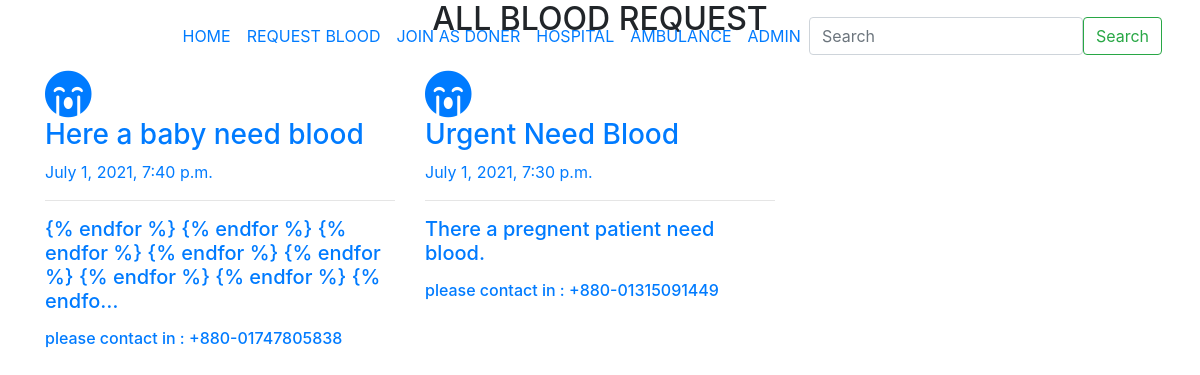
The page /request on the database its author committed.
### blood/models.py (models this page shows, shortened)
class CreatePost(models.Model):
    title = models.CharField( max_length=250)
    group = models.CharField(max_length=50 , choices=groups)
    phone = models.CharField( max_length=50)
    district = models.CharField(max_length=50,choices = districts)
    division = models.CharField(max_length=50,choices = divisions)
    country = models.CharField(max_length=50)
    time = models.DateTimeField(auto_now=True)
    email = models.EmailField(max_length=100)
    body = models.TextField(blank = True,null=True)

### blood/views.py (the view)
# urls.py: path('request',views.all_blood_request_list,name='request'),
def all_blood_request_list(request):
    all = CreatePost.objects.all().order_by('-time')
    return render(request,'blood/all_post.html',{'posts':all})

### templates/blood/all_post.html (shortened to what this page needs)
{% extends 'blood/other.html' %}
{% block content %}
<section class="header-extradiv">
    <div class="container heading text-center text-upper pb-4">
        <h2 class="text-center text-weight-bold text-uppercase">All Blood Request</h2>
    </div>
    <div class="container">
        <div class="row">
            {% for pst in posts %}
            <div class=" extra-div col-lg-4 col-md-4 col-12">
                <a href="#"><i class="fa-3x fas fa-sad-cry"></i> </a>
                <a href="{% url 'post_request' pst.id %}">
                    <h3>{{pst.title}}</h3>
                    <span>{{pst.time}}</span>
                    <hr>
                    <h5 class="my-3">{{pst.body | truncatechars:100}}</h5>
                    <h6>please contact in : +880-{{pst.phone}}</h6>
                </a>
            </div>
            {% endfor %}
        </div>
    </div>
</section>
{% endblock content %}

### rows shown on the page
CreatePost: title "Here a baby need blood", time "July 1, 2021, 7:40 p.m.", body "{% endfor %} {% endfor %} {% endfor %} {% endfor %} {% endfor %} {% endfor %} {% endfor %} {% endfo…", phone "01747805838"
CreatePost: title "Urgent Need Blood", time "July 1, 2021, 7:30 p.m.", body "There a pregnent patient need blood.", phone "01315091449"
